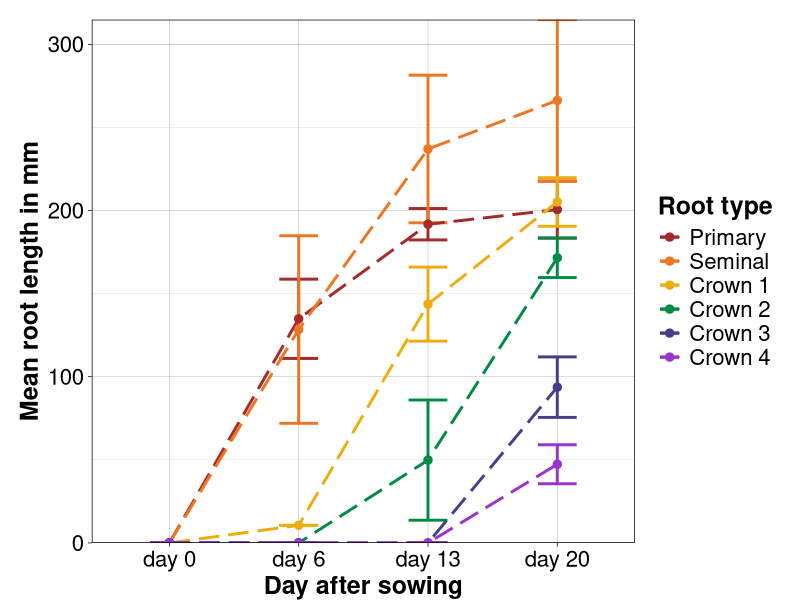

Reproduce this figure in R.
rm(list = ls())

########## load libraries
  library(dplyr)
  library(ggplot2)
  library(gridExtra)
  library(data.table)
  library(scales)

  ########## load and prep data
  DATA <- read.delim("MRI root length.txt")
  DATA <- as.data.table(DATA)
  DATA2 <- DATA %>%
    group_by(Sample_ID, Sample_name)

  newSTorder <- c("prim", "sem", "cr1", "cr2", "cr3", "cr4")
  DATA2$Sample_name <- factor(DATA2$Sample_name, levels = newSTorder)
  DATA2$Sample_ID <- factor(DATA2$Sample_ID, levels = c("0", "6", "13", "20"))


  ########## plot
  rootlength_plot <- ggplot(DATA2, aes(
    x = Sample_ID,
    y = Mean,
    group = Sample_name,
    colour = Sample_name
  )) +
    geom_errorbar(
      aes(ymin = Mean - SD, ymax = Mean + SD),
      width = 0.3,
      size = 1,
     ) +
    geom_line(size = 1, linetype = "longdash") +
    geom_point(size = 2.5, position = position_dodge()) +
    scale_color_manual(
      name = "Root type",
      values = c(
        "prim" = "brown",
        "sem" = "chocolate2",
        "cr1" = "darkgoldenrod2",
        "cr2" = "springgreen4",
        "cr3" = "darkslateblue",
        "cr4" = "darkorchid3"
      ),
      labels = c(
        "prim" = "Primary",
        "sem" = "Seminal",
        "cr1" = "Crown 1",
        "cr2" = "Crown 2",
        "cr3" = "Crown 3",
        "cr4" = "Crown 4"
      )
    ) +
    scale_x_discrete(labels = c("0" = "day 0", "6" = "day 6", "13" = "day 13", "20" = "day 20")) +
    scale_y_continuous(expand = c(0, 0)) +
    xlab("Day after sowing") +
    ylab("Mean root length in mm") +
    theme_linedraw() +
    theme(
      axis.title.y = element_text(margin = margin(r = 3), size = 18, face = "bold"),
      axis.title.x = element_text(margin = margin(t = 3), size = 18, face = "bold"),
      plot.margin = unit(c(0.5, 0.5, 0, 0.5), "cm"),
      plot.title = element_text(size = 24, hjust = 0.5, color = "black", margin = margin(b = 15)),
      axis.text.y = element_text(size = 16, color = "black", margin = margin(r = 3)),
      axis.text.x = element_text(size = 16, color = "black", margin = margin(t = 3)),
      legend.position = "right",
      legend.title = element_text(size = 18, face = "bold"),
      legend.text = element_text(size = 16),
    )
  
  rootlength_plot

########## create Figure S17
png("Figure S17.png", width = 190, height = 115, units = "mm", res = 1000)
grid.arrange(rootlength_plot, ncol = 1)
dev.off()
